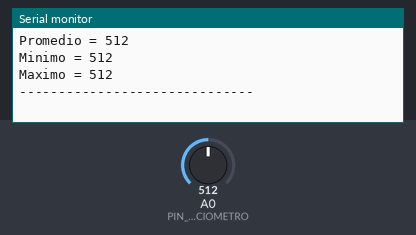
This sketch was run on a simulated Arduino Uno, built with avr-gcc and run on an emulated ATmega328P. On the bench: the last lines printed to the serial monitor. The test bench sets the inputs (shaded band); at power-on: A0 (PIN_POTENCIOMETRO) = 512.

Above: at 1.2 s.
1.3 s: A0 (PIN_POTENCIOMETRO) set to 716
At 2.3 s:
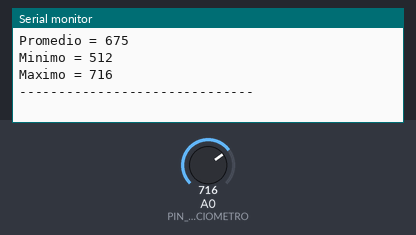
2.8 s: A0 (PIN_POTENCIOMETRO) set to 900
At 3.3 s:
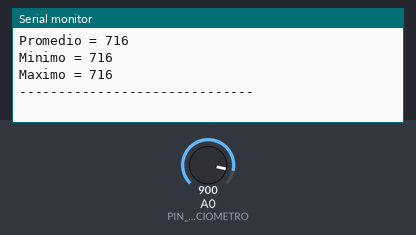
Timing chart, 0 to 5.8 s (numbered marks = the images above; inputs shaded):
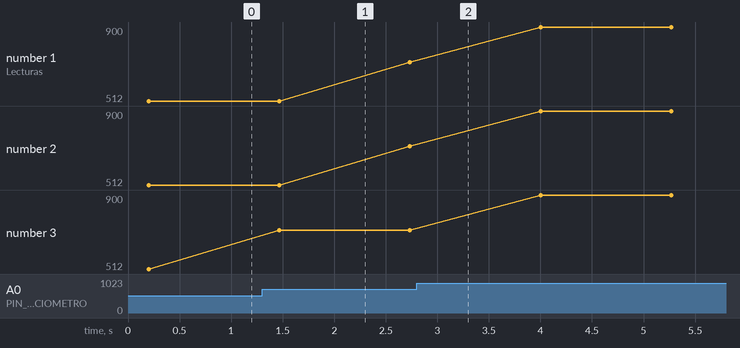

Measured:
- after the input at 1.3 s, the serial monitor: prints a new line after 0.17 s (image 1)
- plotted number 1: 512 → 716 after the input at 1.3 s, 716 → 900 after the input at 2.8 s
- plotted number 2: 512 → 716 after the input at 1.3 s, 716 → 900 after the input at 2.8 s
- plotted number 3: 512 → 716 after the input at 1.3 s, 716 → 900 after the input at 2.8 s

The sketch:

etapa_05_arreglo_lecturas_punteros.ino
```cpp
/*
  Etapa 5
  Se toman varias lecturas del potenciómetro y se guardan en un arreglo.
  Luego se calcula promedio, mínimo y máximo usando punteros de salida.
*/

const int PIN_POTENCIOMETRO = A0;
const int CANTIDAD_LECTURAS = 10;
const int PAUSA_ENTRE_LECTURAS_MS = 20;

void tomarLecturas(int pin, int datos[], int cantidad, int pausaMs) {
    /* Verificamos que el arreglo no sea nullptr y que la cantidad sea válida. */
   if (datos == nullptr || cantidad <= 0) {
       return;
   }

   /* Recorremos el arreglo y guardamos una lectura en cada posición. */
   for (int i = 0; i < cantidad; i++) {
        datos[i] = analogRead(pin);
        delay(pausaMs);
   }
}

void analizarLecturas(int datos[], int cantidad,
                      int *promedio,
                      int *minimo,
                      int *maximo) {
    /* Verificamos punteros y cantidad antes de procesar. */
    if (datos == nullptr || promedio == nullptr || minimo == nullptr || maximo ==
    nullptr || cantidad <= 0) {
        return;
    }

    /* Usamos long para acumular sin riesgo de desbordamiento. */
    long suma = 0;

    /* Inicializamos mínimo y máximo con el primer dato del arreglo. */
    *minimo = datos[0];
    *maximo = datos[0];

    /* Recorremos todas las lecturas. */
    for (int i = 0; i < cantidad; i++) {
         /* Acumulamos la lectura actual. */
         suma = suma + datos[i];

        /* Actualizamos el mínimo si encontramos un valor menor. */
        if (datos[i] < *minimo) {
            *minimo = datos[i];
        }

        /* Actualizamos el máximo si encontramos un valor mayor. */
        if (datos[i] > *maximo) {
            *maximo = datos[i];
        }
    }

    /* Calculamos el promedio entero. */
    *promedio = (int)(suma / cantidad);
}

void mostrarArreglo(int datos[], int cantidad) {
    /* Verificamos que el arreglo sea válido. */
    if (datos == nullptr || cantidad <= 0) {
        return;
    }

    Serial.print("Lecturas: ");
    /* Mostramos cada lectura del arreglo. */
    for (int i = 0; i < cantidad; i++) {
         Serial.print(datos[i]);
         Serial.print(" ");
    }

    Serial.println();
}

void setup() {
    Serial.begin(9600);
}

void loop() {
    /* Arreglo local para guardar varias lecturas. */
    int lecturas[CANTIDAD_LECTURAS];

    /* Variables donde se guardarán los resultados. */
    int promedio = 0;
    int minimo = 0;
    int maximo = 0;

    /* Llenamos el arreglo con lecturas del potenciómetro. */
    tomarLecturas(PIN_POTENCIOMETRO, lecturas, CANTIDAD_LECTURAS,
    PAUSA_ENTRE_LECTURAS_MS);

     /* Analizamos el arreglo y escribimos los resultados mediante punteros. */
    analizarLecturas(lecturas, CANTIDAD_LECTURAS, &promedio, &minimo, &maximo);

     /* Mostramos el arreglo y sus resultados. */
    mostrarArreglo(lecturas, CANTIDAD_LECTURAS);
    Serial.print("Promedio = ");
    Serial.println(promedio);
    Serial.print("Minimo = ");
    Serial.println(minimo);
    Serial.print("Maximo = ");
    Serial.println(maximo);
    Serial.println("------------------------------");

    delay(1000);
}
```
